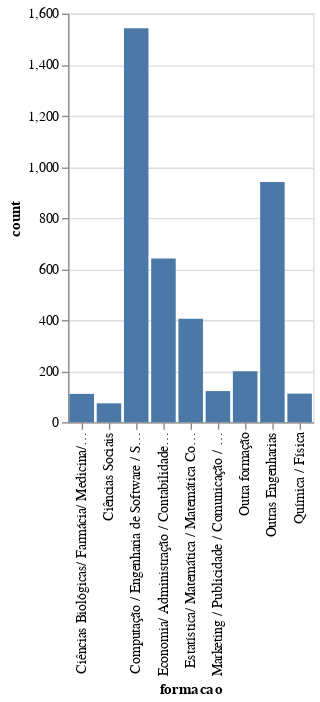

Write notebook code for a chart like this one.
### Code cell
alt.Chart(df_formacao_count).mark_bar().encode(
    x='formacao',
    y='count'
)

### Figure 1 — Vega-Lite specification as saved in the notebook (floating-point values rounded to 4 significant figures)
{"config": {"view": {"continuousWidth": 300, "continuousHeight": 300}}, "data": {"name": "data-f77ff680fb722b31eee21e7a134ae7e2"}, "mark": {"type": "bar"}, "encoding": {"x": {"field": "formacao", "type": "nominal"}, "y": {"field": "count", "type": "quantitative"}}, "$schema": "https://vega.github.io/schema/vega-lite/v5.20.1.json", "datasets": {"data-f77ff680fb722b31eee21e7a134ae7e2": [{"formacao": "Computação / Engenharia de Software / Sistemas de Informação/ TI", "count": 1543}, {"formacao": "Outras Engenharias", "count": 941}, {"formacao": "Economia/ Administração / Contabilidade / Finanças/ Negócios", "count": 641}, {"formacao": "Estatística/ Matemática / Matemática Computacional/ Ciências Atuariais", "count": 405}, {"formacao": "Outra formação", "count": 200}, {"formacao": "Marketing / Publicidade / Comunicação / Jornalismo", "count": 122}, {"formacao": "Química / Física", "count": 112}, {"formacao": "Ciências Biológicas/ Farmácia/ Medicina/ Área da Saúde", "count": 111}, {"formacao": "Ciências Sociais", "count": 74}]}}
